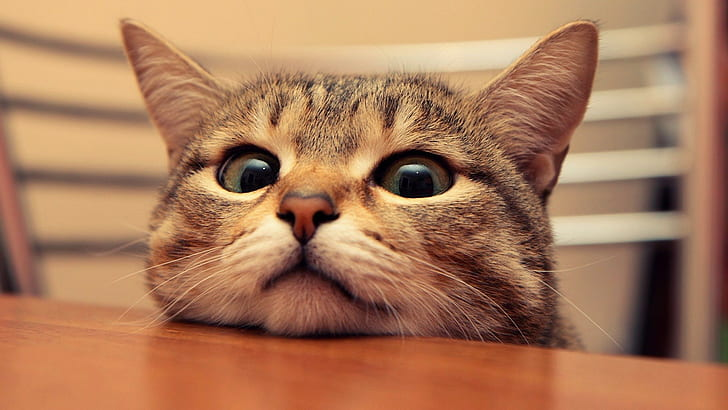
#> input picture Opencv/cute.jpg, 728 x 410 px
$ jupyter execute Opencv.ipynb   (shell and % lines are left out)   (older library calls are emulated)
#> lines starting #> are read from the running program, lines starting #| are printed output that depends on the picture; after the words box and inside, x2 and y2 are one past the last pixel; in counts of white or black regions, pixels touching at a corner belong together
# Created By - Piyush Dwivedi
Connect me - https://www.linkedin.com/in/piyush-dwivedi-1909a5213/

Email Address- dwivedipiyush9754@gmail.com

# Library used in project and library features

# #Opencv
Image/video I/O, processing, display (core, imgproc, highgui)

Object/feature detection (objdetect, features2d, nonfree)

Geometry-based monocular or stereo computer vision (calib3d, stitching, videostab)

# #Numpy
An array object of arbitrary homogeneous items

Fast mathematical operations over arrays

Linear Algebra, Fourier Transforms, Random Number Generation

# #Matplotlib
Plotting library

data visualization and graphical plotting library for Python

its numerical extension NumPy

# #Sckit-image
Image processing

# #Hog
Histogram of Oriented Gradients

[cell 1]
import cv2
import numpy as np
import matplotlib.pyplot as plt
import warnings
from skimage.feature import hog
warnings.filterwarnings("ignore")

[cell 2]
plt.figure(figsize=(5,3))
img = plt.imread('cute.jpg')
#> img is the input picture: shape (410, 728, 3); mean R, G, B 170.4, 122.3, 90.1
plt.imshow(img)
plt.grid(False)
plt.show()

[cell 3]
len(img.shape)
#> Out = 3

[cell 4]
img.shape
#> Out = (410, 728, 3)

[cell 5]
def catImageshow(imageTitle,image):
#> called with imageTitle = 'Original Image'
    color_convert = cv2.cvtColor(image,cv2.COLOR_BGR2RGB)
    plt.figure(figsize=(5,3))
    plt.imshow(color_convert)
    plt.title(imageTitle)
    plt.show()
catImageshow("Original Image",img)

[cell 6]
cv2.split(img)

[cell 7]
def imageHistogram(image, imageTitle, mask = None):
    color_Channel=cv2.split(img)
    color_com = ('b', 'g', 'r')
    plt.figure(figsize = (4, 2))
    plt.title(imageTitle)
    plt.xlabel("Bins")
    plt.ylabel("Pixel Information")
    for (color_Channel, color_com) in zip(color_Channel, color_com):
        histogram = cv2.calcHist([color_Channel], [0], mask, [256], [0, 256])
        plt.plot(histogram, color = color_com)
        plt.xlim([0,256])
        plt.show()

[cell 8]
image_argument = {"Image":"cute.jpg"}
image = cv2.imread(image_argument["Image"])
image= cv2.cvtColor(image, cv2.COLOR_BGR2RGB)
smaplehisto = cv2.calcHist([image],[0], None, [256], [0, 256])
#> smaplehisto = 256 values, max 3737 at index 229, min 78 at index 2, mean 1165.9
plt.figure(figsize = (4, 2))
plt.title("imageTitle")
plt.xlabel("Bins")
plt.ylabel("Pixel Information")
plt.plot(smaplehisto)
plt.show()
#> figure, not shown here; curve peaks at x = 229, y = 3737

[cell 9]
image_argument = {"Image":"cute.jpg"}
image = cv2.imread(image_argument["Image"])
image= cv2.cvtColor(image, cv2.COLOR_BGR2RGB)
smaplehisto = cv2.calcHist([image],[1], None, [256], [0, 256])
#> smaplehisto = 256 values, max 4525 at index 189, min 0 at index 250, mean 1165.9
plt.figure(figsize = (4, 2))
plt.title("imageTitle")
plt.xlabel("Bins")
plt.ylabel("Pixel Information")
plt.plot(smaplehisto)#line
plt.show()
#> figure, not shown here; curve peaks at x = 189, y = 4525

[cell 10]
color_Channel = cv2.split(image)
color_com = ('b', 'g', 'r')
plt.figure(figsize = (4, 2))
plt.title("imageTitle")
plt.xlabel("Bins")
plt.ylabel("Pixel Information")
for (color_Channel, color_com) in zip(color_Channel, color_com):
    histogram = cv2.calcHist([color_Channel], [0],None, [256], [0, 256])
    plt.plot(histogram, color = color_com)
    plt.xlim([0, 256])
#> this loop made 3 passes
#> color_com on passes 1 to 3: 'b', 'g', 'r'
    #plt.show()
#> figure, not shown here; curve peaks at x = 229, y = 3737; curve peaks at x = 189, y = 4525; curve peaks at x = 87, y = 5746

[cell 11]
cv2.split(image)

[cell 12]
color_Channel = cv2.split(image)
color_com = ('b', 'g', 'r')
plt.figure(figsize = (4, 2))
plt.title("imageTitle")
plt.xlabel("Bins")
plt.ylabel("Pixel Information")
for (color_Channel, color_com) in zip(color_Channel, color_com):
    histogram = cv2.calcHist([color_Channel], [0],None, [256], [0, 256])
    plt.plot(histogram, color = color_com)
    plt.xlim([0, 256])
    plt.show()

[cell 13]
color_Channel = cv2.split(image)
color_com = ('r', 'g', 'b')
plt.figure(figsize = (4, 2))
plt.title("imageTitle")
plt.xlabel("Bins")
plt.ylabel("Pixel Information")
for (color_Channel, color_com) in zip(color_Channel, color_com):
    histogram = cv2.calcHist([color_Channel], [0],None, [256], [0, 256])
    plt.plot(histogram, color = color_com)
    plt.xlim([0, 256])
    plt.show()
#> this loop made 3 passes
#> pass 1, `plt.show()`:
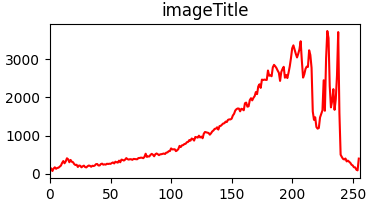
#> figure drawn by matplotlib, 1 panel; curve peaks at x = 229, y = 3737

[cell 14]
color = ["B", "G", "R"]
fig = plt.figure(figsize=(20, 18))
ax = fig.add_subplot(131)
hist = cv2.calcHist([color_Channel[1], color_Channel[0]], [0, 1], None, [32,
32], [0, 256, 0, 256])
p = ax.imshow(hist, interpolation = "nearest")
ax.set_title("Image Generate for Green and Blue")
plt.colorbar(p)
ax = fig.add_subplot(132)
hist = cv2.calcHist([color_Channel[1], color_Channel[2]], [0, 1], None, [32,
32], [0, 256, 0, 256])
p = ax.imshow(hist, interpolation = "nearest")
ax.set_title("Image Generate for Green and Red")
plt.colorbar(p)
ax = fig.add_subplot(133)
hist = cv2.calcHist([color_Channel[0], color_Channel[2]], [0, 1], None, [32,
32], [0, 256, 0, 256])
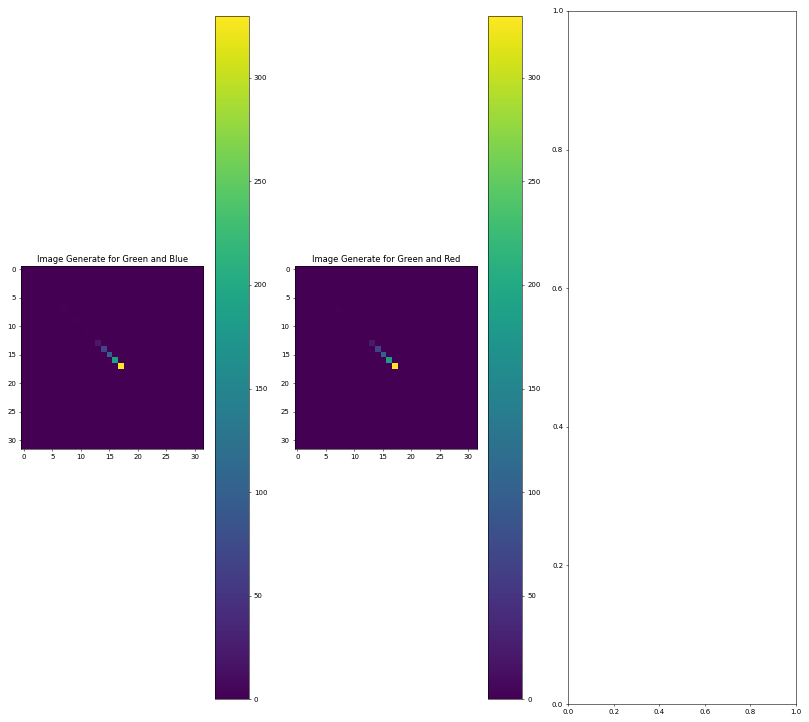
#> figure drawn by matplotlib, 4 panels

[cell 15]
image = cv2.imread("cute.jpg")
imageHistogram(image, "Image Title")
#> the loop in imageHistogram, `for (color_Channel, color_com) in zip(color_Channel, color_com):` made 3 passes
catImageshow("orginal image", image)

# Gray Scale

[cell 16]
gray = cv2.cvtColor(img,cv2.COLOR_RGB2GRAY)
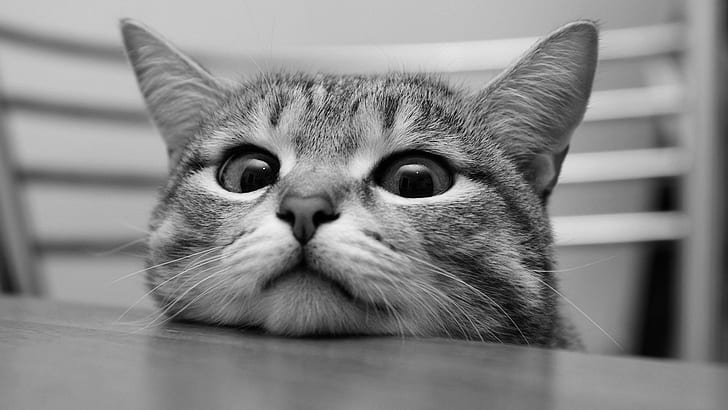
#> gray: shape (410, 728); min 0, max 253, mean 133

[cell 17]
gray.shape
#> Out = (410, 728)

[cell 18]
catImageshow("Gray Image",gray)

[cell 19]
gradientX = cv2.Sobel(gray,ddepth = cv2.CV_32F,dx=1,dy=0,ksize = 3)
gradientY = cv2.Sobel(gray,ddepth = cv2.CV_32F,dx=0,dy=1,ksize=3)
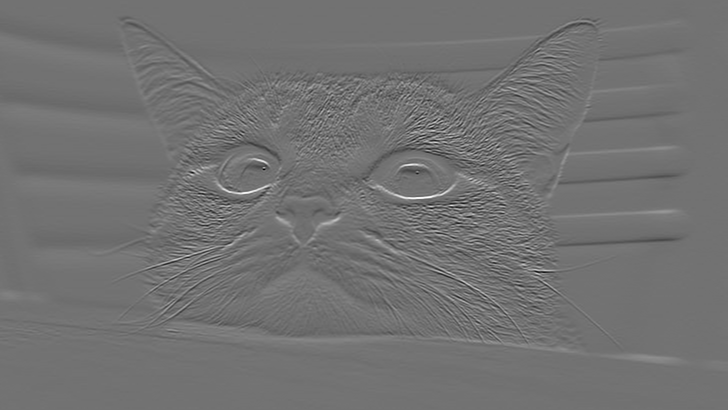
#> gradientY: shape (410, 728) float32; min -789, max 967, mean -1; drawn with min black and max white

[cell 20]
catImageshow("GradientX",gradientX)
#> call 4 of catImageshow, with imageTitle = 'GradientX'
#> in catImageshow (call 4), `plt.show()`:
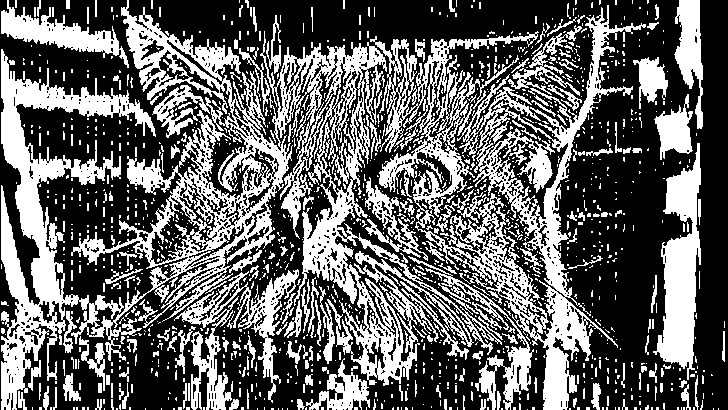
#> shown: shape (410, 728, 3) float32; values 0 (black) and 1 (white), 38.5% white; 1335 white regions (1115 under 20 px), largest, box (x1, y1, x2, y2) and area: (1, 0, 502, 410) 49760, (370, 5, 646, 410) 23895, (653, 143, 701, 380) 5809

[cell 21]
catImageshow("GradientY Image",gradientY)
#> in catImageshow (call 5), `plt.show()`:
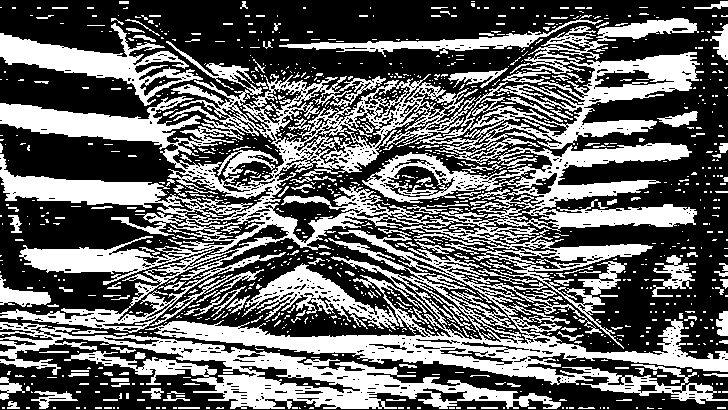
#> shown: shape (410, 728, 3) float32; values 0 (black) and 1 (white), 40% white; 1100 white regions (919 under 20 px), largest, box (x1, y1, x2, y2) and area: (0, 18, 704, 349) 60224, (145, 228, 728, 404) 18910, (0, 322, 561, 409) 13333

# Masking

[cell 22]
img.shape
#> Out = (410, 728, 3)

[cell 23]
img.shape[:2]
#> Out = (410, 728)

[cell 24]
mask = np.zeros(img.shape[:2],dtype="uint8")

[cell 25]
mask

[cell 26]
cv2.rectangle(mask,(100, 500), (150, 100), 0)
#> mask: shape (410, 728); every value is 0
catImageshow("Mask Image",mask)
#> in catImageshow (call 6), `color_convert = cv2.cvtColor(image,cv2.COLOR_BGR2RGB)`: color_convert: shape (410, 728, 3); every value is 0

# Bit_Mask

[cell 27]
cv2.circle(mask, (350, 200), 140, 250, -1)
#> mask: shape (410, 728); values 0 (black) and 250 (white), 20.6% white; 1 white region, box (x1, y1, x2, y2) and area: (210, 60, 491, 341) 61529
bit_mask = cv2.bitwise_and(img,img,mask = mask)
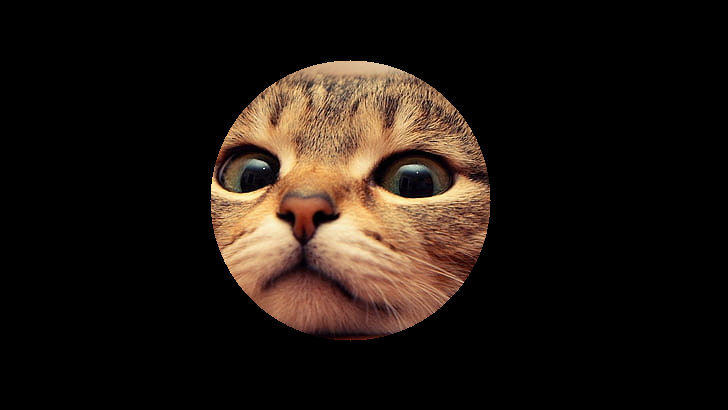
#> bit_mask: shape (410, 728, 3); mean R, G, B 31.8, 23, 16.9
catImageshow("Mask Image",mask)
catImageshow("Bit_mask Image",bit_mask)

# Image Scaling

[cell 28]
img.shape
#> Out = (410, 728, 3)

[cell 29]
img/255

[cell 30]
img.shape
#> Out = (410, 728, 3)

# Resize Image

[cell 31]
customsizeH = 120/img.shape[0]

[cell 32]
customsizeW = 120/img.shape[1]

[cell 33]
customsizeW

[cell 34]
customsizeH

[cell 35]
imgDimension = (120,int(img.shape[0]*customsizeW))

[cell 36]
imgDimension

[cell 37]
img.shape

[cell 38]
resizeImage = cv2.resize(img,imgDimension,interpolation = cv2.INTER_AREA)
catImageshow("Resize Image",resizeImage)

[cell 39]
resizeImage.shape

# Rotate Image

[cell 40]
(imageH,imageW) = img.shape[:2]

[cell 41]
imageH

[cell 42]
imageW

[cell 43]
(centerX,centerY) = (imageH//2,imageW//2)

[cell 44]
centerX

[cell 45]
centerY

[cell 46]
imageRorate = cv2.getRotationMatrix2D((centerX,centerY),45,1.0)
rotateNow = cv2.warpAffine(img,imageRorate,(imageH,imageW))
catImageshow("Rotate 45 Degree",rotateNow)

[cell 47]
imageRorate = cv2.getRotationMatrix2D((centerX,centerY),90,1.0)
rotateNow = cv2.warpAffine(img,imageRorate,(imageH,imageW))
catImageshow("Rotate 90 Degree",rotateNow)

[cell 48]
imageRorate = cv2.getRotationMatrix2D((centerX,centerY),120,1.0)
rotateNow = cv2.warpAffine(img,imageRorate,(imageH,imageW))
catImageshow("Rotate 120 Degree",rotateNow)

[cell 49]
imageRorate = cv2.getRotationMatrix2D((centerX,centerY),180,1.0)
rotateNow = cv2.warpAffine(img,imageRorate,(imageH,imageW))
catImageshow("Rotate 180 Degree",rotateNow)

[cell 50]
imageRorate = cv2.getRotationMatrix2D((centerX,centerY),240,1.0)
rotateNow = cv2.warpAffine(img,imageRorate,(imageH,imageW))
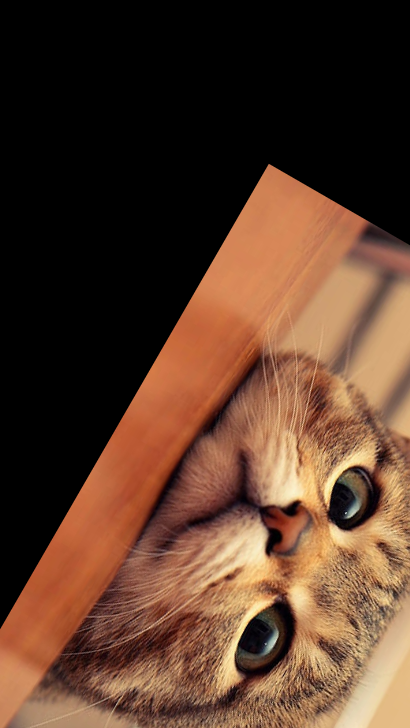
#> rotateNow: shape (728, 410, 3); mean R, G, B 90, 60.1, 42.5
catImageshow("Rotate 240 Degree",rotateNow)

[cell 51]
imageRorate = cv2.getRotationMatrix2D((centerX,centerY),360,1.0)
rotateNow = cv2.warpAffine(img,imageRorate,(imageH,imageW))
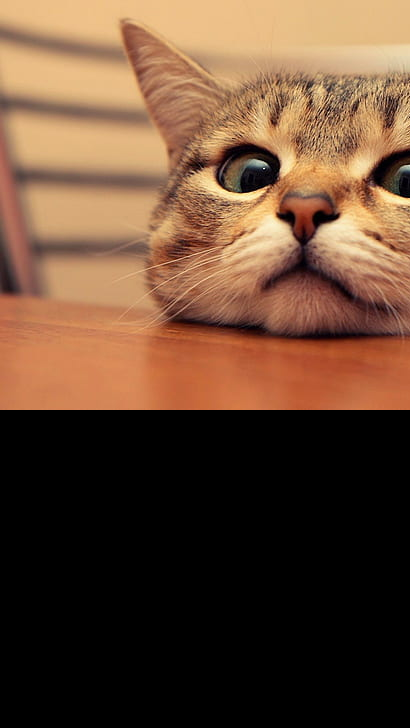
#> rotateNow: shape (728, 410, 3); mean R, G, B 102.5, 73, 52
catImageshow("Rotate again 360 Degree",rotateNow)

# Image blurring

[cell 52]
image = cv2.imread('cute.jpg')

catImageshow("Original Image",image)


# Gaussian Blur
Gaussian = cv2.GaussianBlur(image, (7, 7), 0)
catImageshow("Gaussian Blurring",Gaussian)

# Median Blur
median = cv2.medianBlur(image, 5)
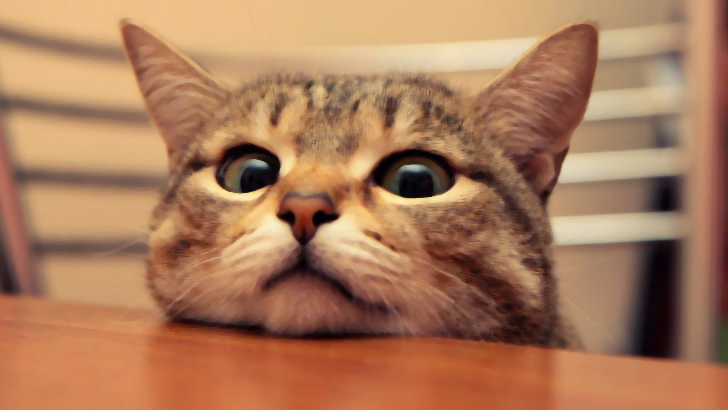
#> median: shape (410, 728, 3); mean B, G, R 90.1, 122.3, 170.5
catImageshow("Median Blurring",median)

# Bilateral Blur
bilateral = cv2.bilateralFilter(image, 9, 75, 75)
catImageshow("Bilateral Blurring",bilateral)

[cell 53]
image = cv2.imread('cute.jpg')
# original image
a=0
cv2.imshow('Original Image', image)
a=cv2.waitKey(0)
#> (key Esc is pressed here)

# Gaussian Blur
Gaussian = cv2.GaussianBlur(image, (7, 7), 0)
b=0
cv2.imshow('Gaussian Blurring', Gaussian)
b=cv2.waitKey(0)
#> (key Esc is pressed here)

# Median Blur
median = cv2.medianBlur(image, 5)
c=0
cv2.imshow('Median Blurring', median)
c=cv2.waitKey(0)
#> (key Esc is pressed here)

# Bilateral Blur
bilateral = cv2.bilateralFilter(image, 9, 75, 75)

d=0
cv2.imshow('Bilateral Blurring', bilateral)
d=cv2.waitKey(0)
#> (key Esc is pressed here)
cv2.destroyAllWindows()

# Scaling of Image

[cell 54]
maxScaleUp = 100
scaleFactor = 1
#
windowName = "Resize Image"
trackbarValue = "Scale"

# read the image
image = cv2.imread("cute.jpg")

# Create a window to display results and  set the flag to Autosize
cv2.namedWindow(windowName, cv2.WINDOW_AUTOSIZE)

# Callback functions
def scaleImage(*args):
    # Get the scale factor from the trackbar
    scaleFactor = 1+ args[0]/100.0
    # Resize the image
    scaledImage = cv2.resize(image, None, fx=scaleFactor, fy = scaleFactor, interpolation = cv2.INTER_LINEAR)
    cv2.imshow(windowName, scaledImage)

# Create trackbar and associate a callback function
cv2.createTrackbar(trackbarValue, windowName, scaleFactor, maxScaleUp, scaleImage)
top_left_corner = None
bottom_right_corner = None

# function which will be called on mouse input
def drawRectangle(action, x, y, flags, userdata):
  # Referencing global variables
  global top_left_corner, bottom_right_corner
  # Mark the top left corner when left mouse button is pressed
  if action == cv2.EVENT_LBUTTONDOWN:
    top_left_corner = (x, y)
    bottom_right_corner = None
  # When left mouse button is released, mark bottom right corner
  elif action == cv2.EVENT_LBUTTONUP:
    bottom_right_corner = (x, y)
  # Draw the rectangle if both corners are initialized
  if top_left_corner and bottom_right_corner:
    cv2.rectangle(image, top_left_corner, bottom_right_corner, (0, 255, 0), 2, 8)
    cv2.imshow("Window", image)

# Read Images
image = cv2.imread("cute.jpg")
# Make a temporary image, will be useful to clear the drawing
temp = image.copy()
# Create a named window
cv2.namedWindow("Window")
# highgui function called when mouse events occur
cv2.setMouseCallback("Window", drawRectangle)

k = 0
# Close the window when key q is pressed
while k != 113:
  # Display the image
  cv2.imshow("Window", image)
  k = cv2.waitKey(0)
#> (key Esc is pressed here)
